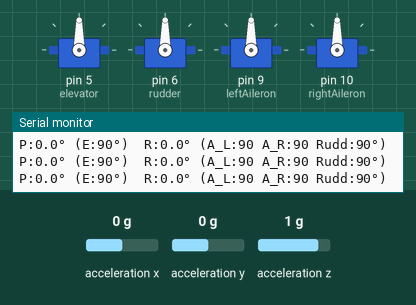
Bench run of a sketch on a simulated Arduino Uno, built with avr-gcc and run on an emulated ATmega328P. On the bench: 4 × servo, the last lines printed to the serial monitor. Wiring (inferred from the names in the program): MPU-6050 motion sensor at I2C address 0x68. Inputs (shaded band) come from the test bench; at power-on: acceleration y 0 g, acceleration z 1 g, acceleration x 0 g.

Above: at 1.3 s.
1.4 s: acceleration y set to 0.9 g
At 2.2 s:
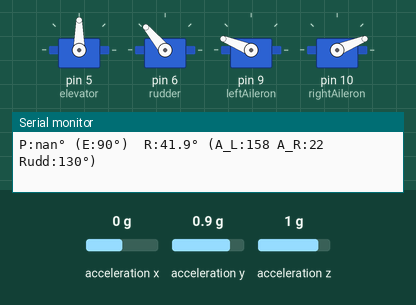
4.4 s: acceleration z set to -1.4 g
At 5.5 s:
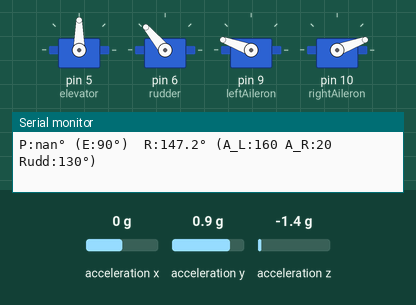
5.9 s: acceleration y set to 0.1 g
7.4 s: acceleration y set to -0.2 g
At 8.7 s:
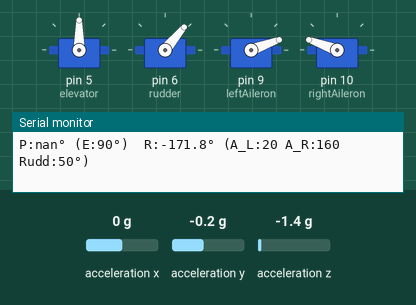
9.0 s: acceleration z set to 0.9 g
At 10.8 s:
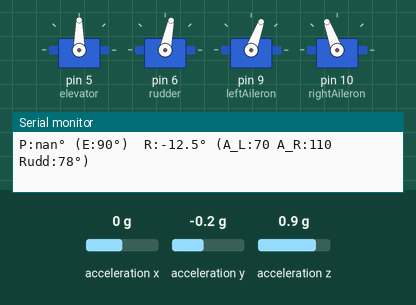
12.0 s: acceleration z set to 1.4 g
At 12.14 s:
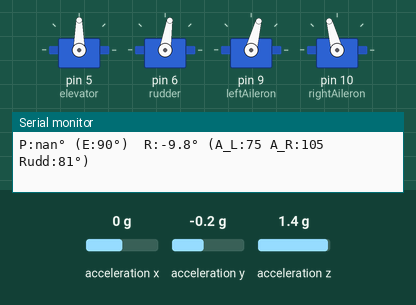
Timing chart, 0 to 14.7 s (numbered marks = the images above; inputs shaded):
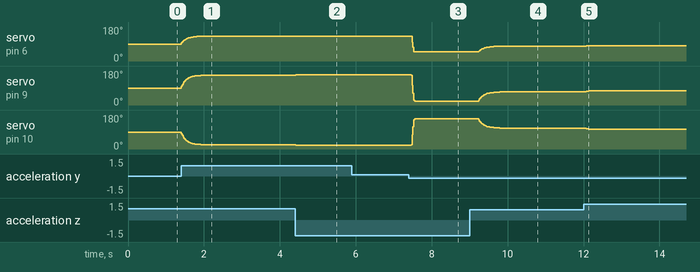

The sketch:

TFCS-1_All_Surfaces.ino
```cpp
/*
 * TFCS-1: Teensy Flight Computer & Climate Suite
 * Full Flight Control - Ailerons, Rudder, Elevator
 *
 * MPU-6050 IMU reads roll and pitch angles
 * Servos respond to stabilize the aircraft
 *
 * Pin Mapping:
 * - Pin 5:  Elevator  (Pitch Control)
 * - Pin 6:  Rudder    (Yaw Control)
 * - Pin 9:  Left Aileron  (Roll Control)
 * - Pin 10: Right Aileron (Roll Control)
 *
 * Built by Rithish - 16-year-old maker
 * GitHub: github.com/R1th1shwork/TFCS-1
 */

#include <Wire.h>
#include <Servo.h>

#define MPU_ADDR 0x68

// Servo objects
Servo elevator;     // Pin 5
Servo rudder;       // Pin 6
Servo leftAileron;  // Pin 9
Servo rightAileron; // Pin 10

// Raw angles from IMU
float rawPitch = 0.0;
float rawRoll = 0.0;

// Filtered angles (smooth, no jitter)
float filteredPitch = 0.0;
float filteredRoll = 0.0;

// Low-Pass Filter Alpha (0.0 to 1.0)
// Lower = smoother but slower response
// Higher = faster response but more jitter
const float ALPHA = 0.15;

// Max tilt angles for full servo deflection
const float MAX_PITCH = 20.0;  // degrees
const float MAX_ROLL = 30.0;   // degrees

// Servo positions
int elevatorPos = 90;
int rudderPos = 90;
int leftAileronPos = 90;
int rightAileronPos = 90;

void setup() {
  Serial.begin(115200);
  Wire.begin();
  Wire.setClock(400000);

  // Attach servos to pins
  elevator.attach(5);
  rudder.attach(6);
  leftAileron.attach(9);
  rightAileron.attach(10);

  // Center all servos
  elevator.write(90);
  rudder.write(90);
  leftAileron.write(90);
  rightAileron.write(90);

  // Wake up MPU-6050
  Wire.beginTransmission(MPU_ADDR);
  Wire.write(0x6B);
  Wire.write(0x00);
  Wire.endTransmission();

  delay(100);

  // Check if MPU is connected
  Wire.beginTransmission(MPU_ADDR);
  if (Wire.endTransmission() == 0) {
    Serial.println("✅ MPU-6050 FOUND!");
  } else {
    Serial.println("❌ MPU-6050 NOT FOUND!");
    Serial.println("Check: 5V, GND, A4(SDA), A5(SCL)");
    while (1) {}  // Stop here
  }

  Serial.println("=== TFCS-1 FLIGHT CONTROLLER ===");
  Serial.println("Elevator  : Pin 5  (Pitch)");
  Serial.println("Rudder    : Pin 6  (Yaw)");
  Serial.println("Left Aileron : Pin 9  (Roll)");
  Serial.println("Right Aileron: Pin 10 (Roll)");
  Serial.println("-----------------------------------");
  Serial.println("Tilt the board to see servos move!");
  Serial.println("-----------------------------------");
}

void loop() {
  // Read accelerometer data (6 bytes from 0x3B)
  Wire.beginTransmission(MPU_ADDR);
  Wire.write(0x3B);
  Wire.endTransmission(false);
  Wire.requestFrom(MPU_ADDR, 6, true);

  if (Wire.available() >= 6) {
    int16_t ax = Wire.read() << 8 | Wire.read();
    int16_t ay = Wire.read() << 8 | Wire.read();
    int16_t az = Wire.read() << 8 | Wire.read();

    // Calculate raw angles in degrees
    rawPitch = atan2(-ax, sqrt(ay * ay + az * az)) * 180.0 / PI;
    rawRoll  = atan2(ay, az) * 180.0 / PI;

    // Apply low-pass filter to remove jitter
    filteredPitch = (ALPHA * rawPitch) + ((1.0 - ALPHA) * filteredPitch);
    filteredRoll  = (ALPHA * rawRoll)  + ((1.0 - ALPHA) * filteredRoll);

    // ===== ELEVATOR (Pitch Control) =====
    // Nose down → Elevator goes UP (40°)
    // Nose up   → Elevator goes DOWN (140°)
    elevatorPos = map(filteredPitch, -MAX_PITCH, MAX_PITCH, 140, 40);
    elevatorPos = constrain(elevatorPos, 20, 160);

    // ===== RUDDER (Yaw Control - Reduced Range) =====
    // Tilt left  → Rudder turns left (60°)
    // Tilt right → Rudder turns right (120°)
    rudderPos = map(filteredRoll, -MAX_ROLL, MAX_ROLL, 60, 120);
    rudderPos = constrain(rudderPos, 50, 130);

    // ===== AILERONS (Roll Control) =====
    // Tilt left  → Left UP (40°), Right DOWN (140°)
    // Tilt right → Left DOWN (140°), Right UP (40°)
    leftAileronPos = map(filteredRoll, -MAX_ROLL, MAX_ROLL, 40, 140);
    leftAileronPos = constrain(leftAileronPos, 20, 160);

    rightAileronPos = map(filteredRoll, -MAX_ROLL, MAX_ROLL, 140, 40);
    rightAileronPos = constrain(rightAileronPos, 20, 160);

    // ===== DEADBAND (Stops servo buzzing when level) =====
    if (abs(filteredPitch) < 0.8) elevatorPos = 90;
    if (abs(filteredRoll) < 0.8) {
      rudderPos = 90;
      leftAileronPos = 90;
      rightAileronPos = 90;
    }

    // ===== MOVE SERVOS =====
    elevator.write(elevatorPos);
    rudder.write(rudderPos);
    leftAileron.write(leftAileronPos);
    rightAileron.write(rightAileronPos);

    // ===== TELEMETRY =====
    Serial.print("P:");
    Serial.print(filteredPitch, 1);
    Serial.print("° (E:");
    Serial.print(elevatorPos);
    Serial.print("°)  R:");
    Serial.print(filteredRoll, 1);
    Serial.print("° (A_L:");
    Serial.print(leftAileronPos);
    Serial.print(" A_R:");
    Serial.print(rightAileronPos);
    Serial.print(" Rudd:");
    Serial.print(rudderPos);
    Serial.println("°)");
  } else {
    Serial.println("⚠️ Waiting for MPU data...");
  }

  delay(20);  // 50Hz update rate
}
```

Measured:
- the behaviour switches between 0 and -0.1 g on acceleration y (found by bisection; images 2 and 3)
- after the input at 1.4 s, servo on pin 6 (rudder): moves from 90° to 130° over 0.40 s, starting at once; servo on pin 9 (leftAileron): moves from 90° to 158° over 0.51 s, starting at once; servo on pin 10 (rightAileron): moves from 90° to 22° over 0.51 s, starting at once
- after the input at 4.4 s, servo on pin 9 (leftAileron): 158° → 160° at once; servo on pin 10 (rightAileron): 22° → 20° at once
- after the input at 7.4 s, servo on pin 6 (rudder): 130° → 50° after 0.08 s; servo on pin 9 (leftAileron): 160° → 20° after 0.06 s; servo on pin 10 (rightAileron): 20° → 160° after 0.06 s
- after the input at 9.0 s, servo on pin 6 (rudder): moves from 50° to 78° over 0.56 s, starting after 0.23 s; servo on pin 9 (leftAileron): moves from 20° to 70° over 0.56 s, starting after 0.23 s; servo on pin 10 (rightAileron): moves from 160° to 110° over 0.56 s, starting after 0.23 s
- after the input at 12.0 s, servo on pin 6 (rudder): 78° → 80° at once, → 81° 0.11 s later, → 82° 0.09 s later; servo on pin 9 (leftAileron): 70° → 73° at once, → 75° 0.11 s later, → 76° 0.09 s later; servo on pin 10 (rightAileron): 110° → 107° at once, → 105° 0.11 s later, → 104° 0.09 s later
